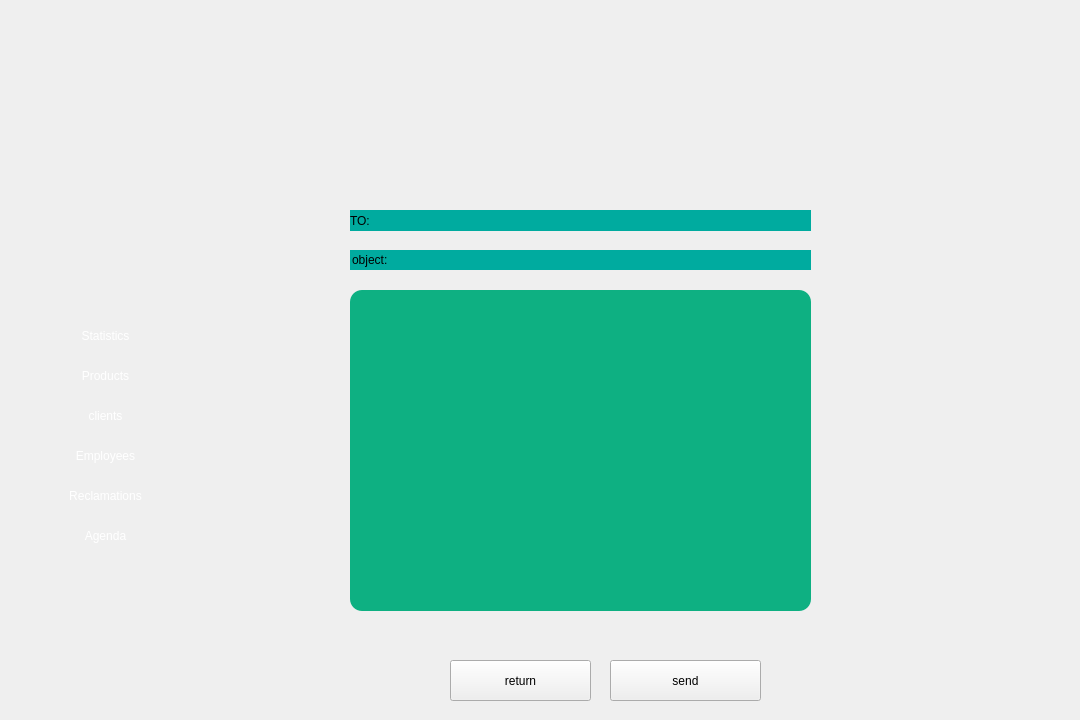
<?xml version="1.0" encoding="UTF-8"?>
<ui version="4.0">
 <class>eml</class>
 <widget class="QWidget" name="eml">
  <property name="enabled">
   <bool>true</bool>
  </property>
  <property name="geometry">
   <rect>
    <x>0</x>
    <y>0</y>
    <width>1080</width>
    <height>720</height>
   </rect>
  </property>
  <property name="windowTitle">
   <string>Form</string>
  </property>
  <widget class="QPushButton" name="pushButton">
   <property name="geometry">
    <rect>
     <x>610</x>
     <y>660</y>
     <width>151</width>
     <height>41</height>
    </rect>
   </property>
   <property name="text">
    <string>send</string>
   </property>
  </widget>
  <widget class="QLabel" name="label">
   <property name="geometry">
    <rect>
     <x>0</x>
     <y>0</y>
     <width>1080</width>
     <height>720</height>
    </rect>
   </property>
   <property name="text">
    <string/>
   </property>
   <property name="pixmap">
    <pixmap>a.jpg</pixmap>
   </property>
   <property name="scaledContents">
    <bool>false</bool>
   </property>
  </widget>
  <widget class="QLineEdit" name="lineEdit">
   <property name="geometry">
    <rect>
     <x>350</x>
     <y>210</y>
     <width>461</width>
     <height>21</height>
    </rect>
   </property>
   <property name="styleSheet">
    <string notr="true">QLineEdit
{
    background-color: rgb(0,171, 159);
               background-image:-moz-linear-gradient(top, #ff3443, #ad232e);
               background-image:-o-linear-gradient(top, #ff3443, #ad232e);
               background-image:-webkit-gradient(linear, center top, center bottom,
                    from(#ff3443), to(#ad232e));
               background-image:linear-gradient(top, #ff3443, #ad232e);
               width:90px;
border-radius: 12px;
}
QLineEdit:hover {
  background: #0eb082;

  box-shadow: 0 5px #666;
  transform: translateY(4px);
}</string>
   </property>
   <property name="text">
    <string extracomment="TO"/>
   </property>
   <property name="cursorPosition">
    <number>0</number>
   </property>
   <property name="alignment">
    <set>Qt::AlignCenter</set>
   </property>
  </widget>
  <widget class="QTextEdit" name="textEdit">
   <property name="geometry">
    <rect>
     <x>350</x>
     <y>290</y>
     <width>461</width>
     <height>321</height>
    </rect>
   </property>
   <property name="styleSheet">
    <string notr="true">QTextEdit
{
  background: #0eb082;
   
               background-image:-moz-linear-gradient(top, #ff3443, #ad232e);
               background-image:-o-linear-gradient(top, #ff3443, #ad232e);
               background-image:-webkit-gradient(linear, center top, center bottom,
                    from(#ff3443), to(#ad232e));
               background-image:linear-gradient(top, #ff3443, #ad232e);
               width:90px;
border-radius: 12px;
}
QTextEdit:hover {

 background-color: rgb(0,171, 159);
  box-shadow: 0 5px #666;
  transform: translateY(4px);
}</string>
   </property>
  </widget>
  <widget class="QLineEdit" name="lineEdit_2">
   <property name="geometry">
    <rect>
     <x>350</x>
     <y>250</y>
     <width>461</width>
     <height>20</height>
    </rect>
   </property>
   <property name="styleSheet">
    <string notr="true">QLineEdit
{
    background-color: rgb(0,171, 159);
               background-image:-moz-linear-gradient(top, #ff3443, #ad232e);
               background-image:-o-linear-gradient(top, #ff3443, #ad232e);
               background-image:-webkit-gradient(linear, center top, center bottom,
                    from(#ff3443), to(#ad232e));
               background-image:linear-gradient(top, #ff3443, #ad232e);
               width:90px;
border-radius: 12px;
}
QLineEdit:hover {
  background: #0eb082;

  box-shadow: 0 5px #666;
  transform: translateY(4px);
}</string>
   </property>
   <property name="text">
    <string>object:</string>
   </property>
  </widget>
  <widget class="QPushButton" name="pushButton_2">
   <property name="geometry">
    <rect>
     <x>450</x>
     <y>660</y>
     <width>141</width>
     <height>41</height>
    </rect>
   </property>
   <property name="autoFillBackground">
    <bool>true</bool>
   </property>
   <property name="text">
    <string>return</string>
   </property>
  </widget>
  <widget class="QLabel" name="label_2">
   <property name="geometry">
    <rect>
     <x>350</x>
     <y>210</y>
     <width>31</width>
     <height>21</height>
    </rect>
   </property>
   <property name="text">
    <string>TO:</string>
   </property>
  </widget>
  <widget class="QPushButton" name="pushButton_33">
   <property name="geometry">
    <rect>
     <x>10</x>
     <y>520</y>
     <width>191</width>
     <height>31</height>
    </rect>
   </property>
   <property name="styleSheet">
    <string notr="true">color: rgb(255, 255, 255);</string>
   </property>
   <property name="text">
    <string>Agenda</string>
   </property>
   <property name="flat">
    <bool>true</bool>
   </property>
  </widget>
  <widget class="QPushButton" name="pushButton_35">
   <property name="geometry">
    <rect>
     <x>980</x>
     <y>10</y>
     <width>21</width>
     <height>31</height>
    </rect>
   </property>
   <property name="styleSheet">
    <string notr="true">color: rgb(255, 255, 255);</string>
   </property>
   <property name="text">
    <string/>
   </property>
   <property name="flat">
    <bool>true</bool>
   </property>
  </widget>
  <widget class="QPushButton" name="pushButton_21">
   <property name="geometry">
    <rect>
     <x>10</x>
     <y>320</y>
     <width>191</width>
     <height>31</height>
    </rect>
   </property>
   <property name="styleSheet">
    <string notr="true">color: rgb(255, 255, 255);</string>
   </property>
   <property name="text">
    <string>Statistics</string>
   </property>
   <property name="flat">
    <bool>true</bool>
   </property>
  </widget>
  <widget class="QPushButton" name="pushButton_32">
   <property name="geometry">
    <rect>
     <x>10</x>
     <y>360</y>
     <width>191</width>
     <height>31</height>
    </rect>
   </property>
   <property name="styleSheet">
    <string notr="true">color: rgb(255, 255, 255);</string>
   </property>
   <property name="text">
    <string>Products</string>
   </property>
   <property name="flat">
    <bool>true</bool>
   </property>
  </widget>
  <widget class="QPushButton" name="pushButton_34">
   <property name="geometry">
    <rect>
     <x>10</x>
     <y>400</y>
     <width>191</width>
     <height>31</height>
    </rect>
   </property>
   <property name="styleSheet">
    <string notr="true">color: rgb(255, 255, 255);</string>
   </property>
   <property name="text">
    <string>clients</string>
   </property>
   <property name="flat">
    <bool>true</bool>
   </property>
  </widget>
  <widget class="QPushButton" name="pushButton_24">
   <property name="geometry">
    <rect>
     <x>10</x>
     <y>480</y>
     <width>191</width>
     <height>31</height>
    </rect>
   </property>
   <property name="styleSheet">
    <string notr="true">color: rgb(255, 255, 255);</string>
   </property>
   <property name="text">
    <string>Reclamations</string>
   </property>
   <property name="flat">
    <bool>true</bool>
   </property>
  </widget>
  <widget class="QPushButton" name="pushButton_30">
   <property name="geometry">
    <rect>
     <x>10</x>
     <y>440</y>
     <width>191</width>
     <height>31</height>
    </rect>
   </property>
   <property name="styleSheet">
    <string notr="true">color: rgb(255, 255, 255);</string>
   </property>
   <property name="text">
    <string>Employees</string>
   </property>
   <property name="flat">
    <bool>true</bool>
   </property>
  </widget>
  <zorder>label</zorder>
  <zorder>pushButton</zorder>
  <zorder>lineEdit</zorder>
  <zorder>textEdit</zorder>
  <zorder>lineEdit_2</zorder>
  <zorder>pushButton_2</zorder>
  <zorder>label_2</zorder>
  <zorder>pushButton_33</zorder>
  <zorder>pushButton_35</zorder>
  <zorder>pushButton_21</zorder>
  <zorder>pushButton_32</zorder>
  <zorder>pushButton_34</zorder>
  <zorder>pushButton_24</zorder>
  <zorder>pushButton_30</zorder>
 </widget>
 <resources/>
 <connections/>
</ui>
